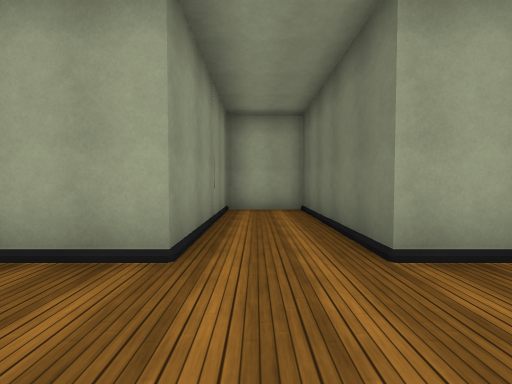
view 1 (above)

12 first-person views from a walk through a 3-D level made in the Unity game engine. The camera is 1.4 m above the floor, tilts 2° down and sees 90° across. The floor is counted in squares, 2 m on a side. Each view is taken from the middle of a square. On the plan, view 1 faces up. The plan holds only what a view shows up to about 9 squares ahead; the rest is blank. The place goes on beyond the plan. Some animated figures are not drawn. Surface patterns are stand-ins for the level's own textures.

view 2
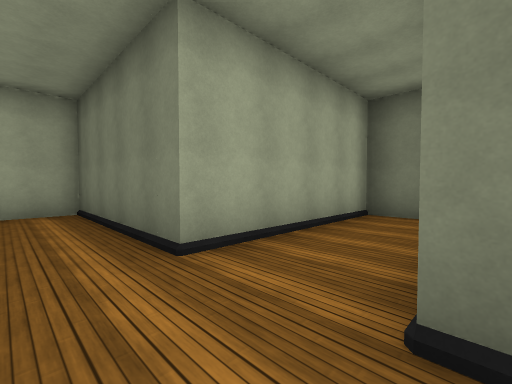

view 3
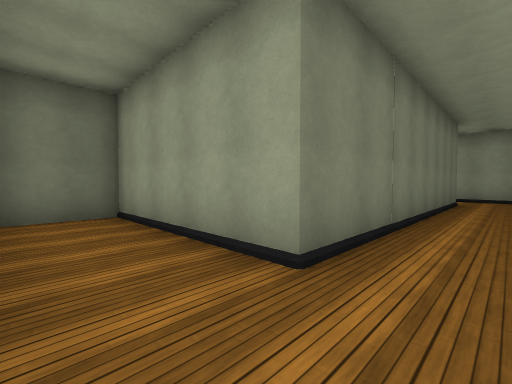

view 4
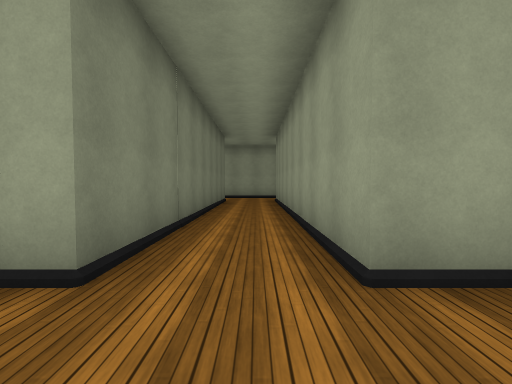

view 5
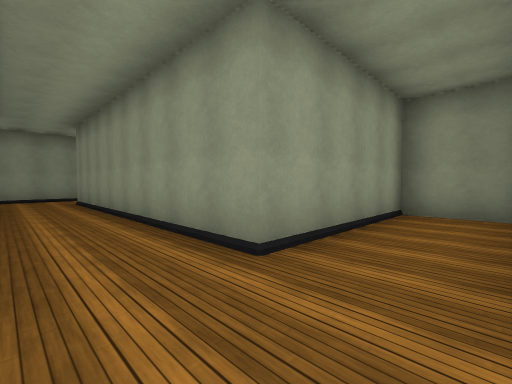

view 6
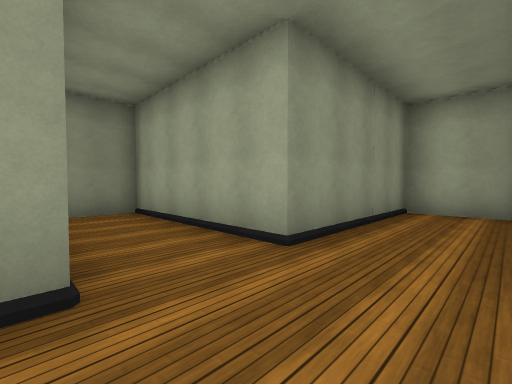

view 7
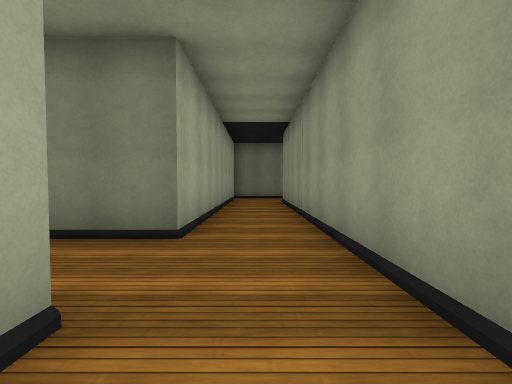

view 8
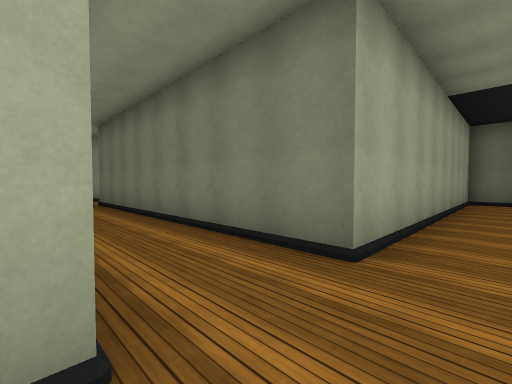

view 9
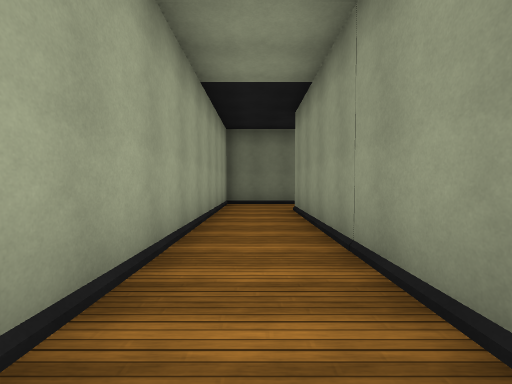

view 10
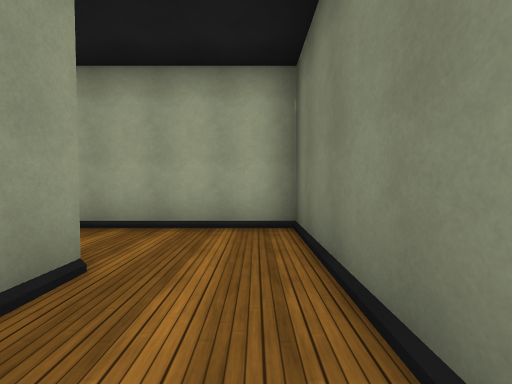

view 11
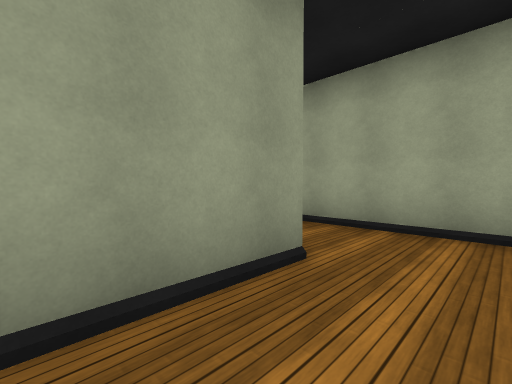

view 12
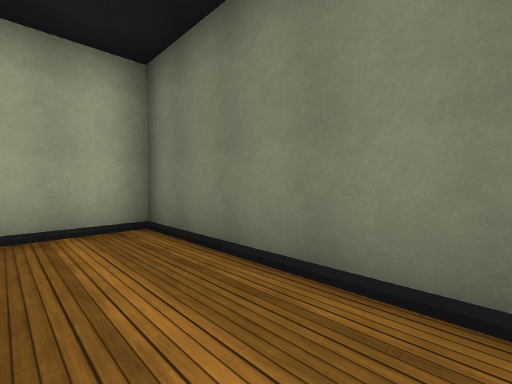

### Floor plan
Key: @ floor where view 1 was taken; # wall or solid block; . floor; / step, stairs or slope.
Columns run from 6 left of view 1 to 10 right of it. Each row starts with its distance up from view 1.
  7      ####
  6      #..#
  5      #..#
  4      #..#
  3 ######..#####
  2 #...........#
  1 #...........#
  0 ######@.#####
 -1      #..#
 -2      #./#
 -3      #./#
 -4      #./#
 -5      #./#
 -6      #./#
 -7      #./#
 -8      #./#########
 -9     ............#
-10      #########..#
-11              #..#
-12              #..#

Positions as (right, up) in squares from view 1, and headings:
1: (0, 0), facing up
2: (0, 0), facing up-right
3: (0, 2), facing down-right
4: (0, 2), facing down
5: (1, 2), facing down-left
6: (1, 0), facing up-left
7: (-2, -9), facing right
8: (-1, -9), facing up-right
9: (1, -9), facing right
10: (9, -12), facing up
11: (9, -12), facing up-left
12: (8, -12), facing up-right
